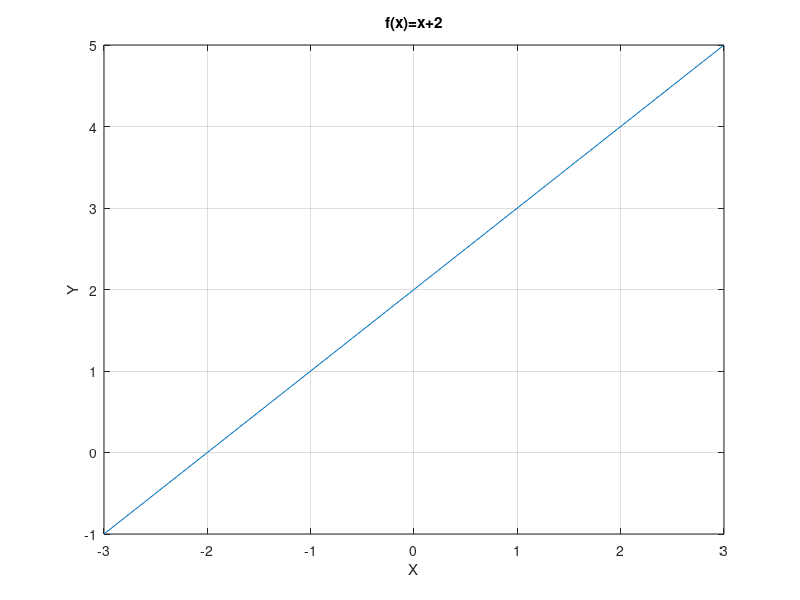

MATLAB code to generate this figure:
% Octave Script
% Title       : Limites
% Description : Graficar  
% Author      : Erika Amairani Leonardo Arce
% Date        : 23 de junio 2021
% Version     : 1
% Notes       : funcion f(x)=x+2

x=-3:0.1:3;
y=x+2;
% Dibujar grafica
plot(x,y)
grid on; 
% Titulo
title("f(x)=x+2");
% Etiqueta para x
xlabel("X");
% Etiqueta para y
ylabel("Y");
